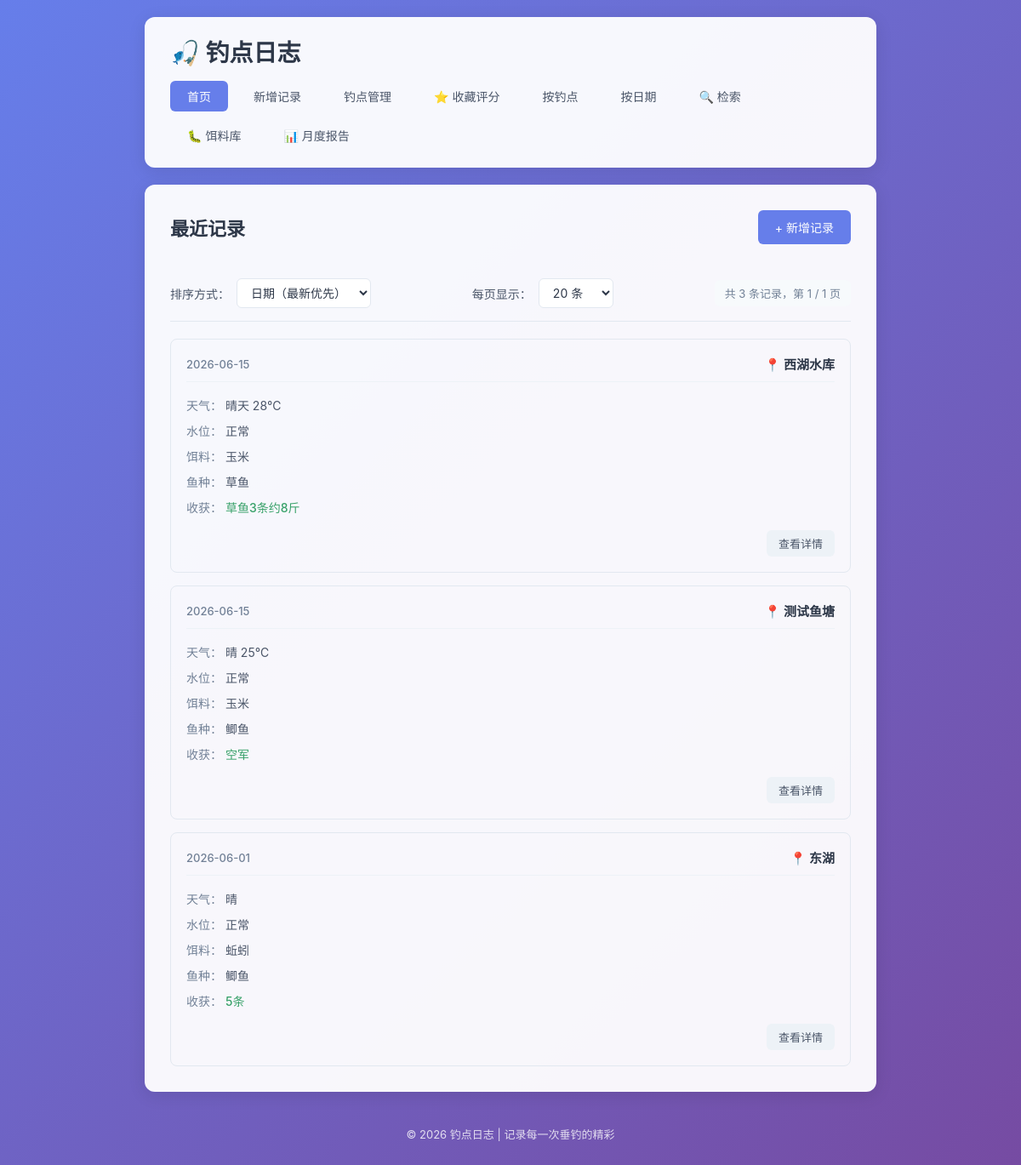
Before: / with the older database file.
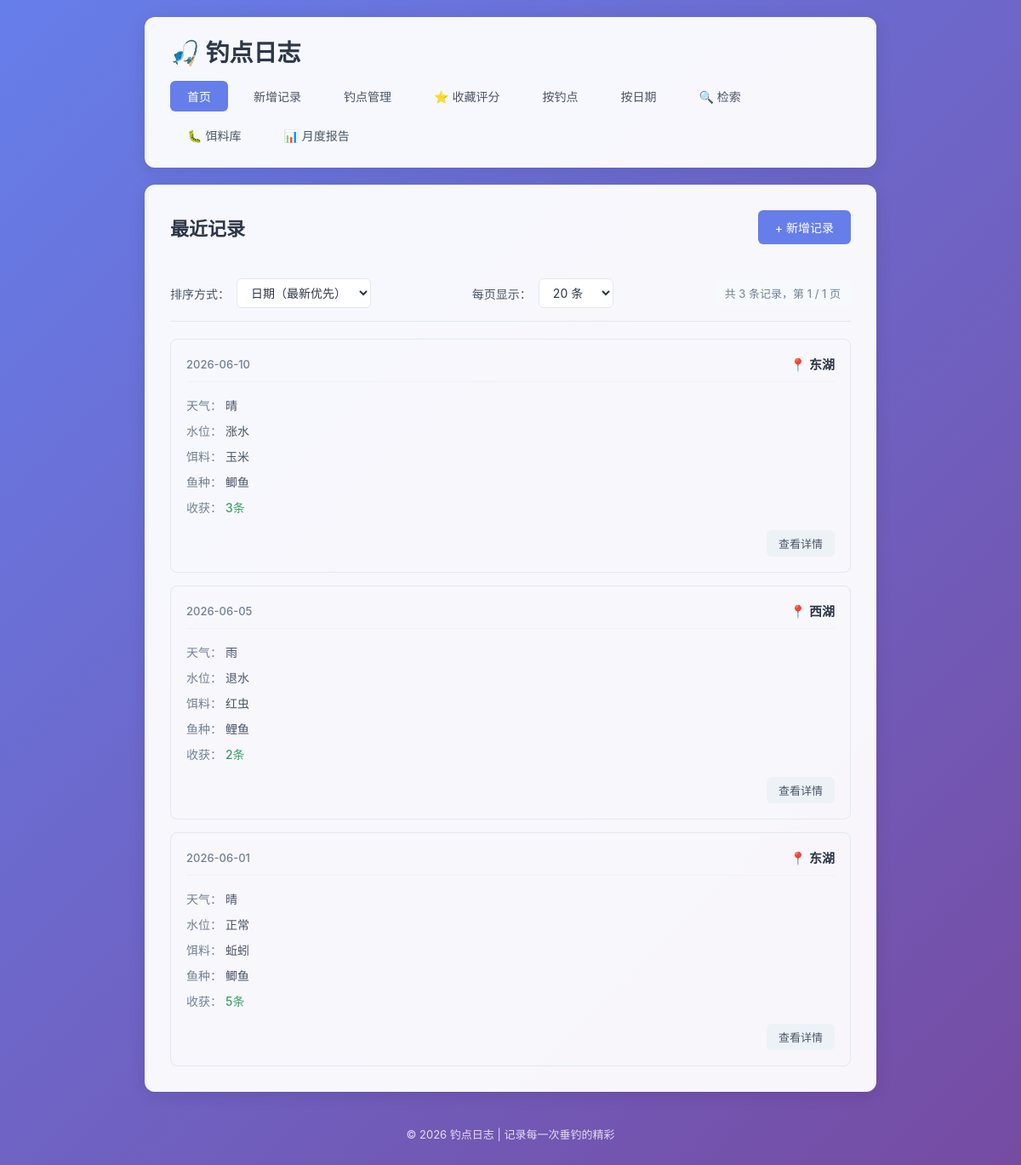
After: the same page with the newer database file.
### tables this page shows
CREATE TABLE fishing_logs (
            id INTEGER PRIMARY KEY AUTOINCREMENT,
            spot TEXT NOT NULL,
            weather TEXT NOT NULL,
            water_level TEXT NOT NULL,
            bait TEXT NOT NULL,
            fish_species TEXT NOT NULL,
            harvest TEXT NOT NULL,
            next_strategy TEXT,
            created_at DATE NOT NULL
        , temperature TEXT, humidity TEXT, wind TEXT);

### app.py (the view)
@app.route('/')
def index():
    page = request.args.get('page', 1, type=int)
    per_page = request.args.get('per_page', 20, type=int)
    sort_by = request.args.get('sort', 'date_desc')
    per_page = max(10, min(per_page, 100))
    sort_options = {
        'date_desc': ('created_at DESC, id DESC', '日期降序'),
        'date_asc': ('created_at ASC, id ASC', '日期升序'),
        'spot_desc': ('spot DESC, created_at DESC, id DESC', '钓点降序'),
        'spot_asc': ('spot ASC, created_at DESC, id DESC', '钓点升序'),
    }
    order_clause, sort_label = sort_options.get(sort_by, sort_options['date_desc'])
    conn = get_db()
    count_result = conn.execute('SELECT COUNT(*) as total FROM fishing_logs').fetchone()
    total = count_result['total']
    total_pages = max(1, (total + per_page - 1) // per_page)
    page = max(1, min(page, total_pages))
    offset = (page - 1) * per_page
    logs = conn.execute(
        f'SELECT * FROM fishing_logs ORDER BY {order_clause} LIMIT ? OFFSET ?',
        (per_page, offset)
    ).fetchall()
    conn.close()
    return render_template(
        'index.html',
        logs=logs,
        page=page,
        per_page=per_page,
        total=total,
        total_pages=total_pages,
        sort_by=sort_by,
        sort_label=sort_label
    )

### app.py (called while the page is built)
def get_db():
    conn = sqlite3.connect(DB_PATH)
    conn.row_factory = sqlite3.Row
    return conn

### templates/index.html (shortened to what this page needs)
{% extends 'base.html' %}
{% block content %}
    <div class="page-header">
        <h2>最近记录</h2>
        <a href="{{ url_for('add_log') }}" class="btn btn-primary">+ 新增记录</a>
    </div>
    {% if logs %}
        <div class="toolbar">
            <div class="sort-group">
                <label>排序方式：</label>
                <select id="sortSelect" onchange="handleSortChange()">
                    <option value="date_desc" {% if sort_by == 'date_desc' %}selected{% endif %}>日期（最新优先）</option>
                </select>
            </div>
            <div class="per-page-group">
                <label>每页显示：</label>
                <select id="perPageSelect" onchange="handlePerPageChange()">
                    <option value="20" {% if per_page == 20 %}selected{% endif %}>20 条</option>
                </select>
            </div>
            <div class="total-info">
                共 {{ total }} 条记录，第 {{ page }} / {{ total_pages }} 页
            </div>
        </div>
        <div class="log-list">
            {% for log in logs %}
                <div class="log-card">
                    <div class="log-header">
                        <span class="log-date">{{ log['created_at'] }}</span>
                        <span class="log-spot">📍 {{ log['spot'] }}</span>
                    </div>
                    <div class="log-body">
                        <div class="log-row">
                            <span class="label">天气：</span>
                            <span>{{ log['weather'] }}</span>
                        </div>
                        <div class="log-row">
                            <span class="label">水位：</span>
                            <span>{{ log['water_level'] }}</span>
                        </div>
                        <div class="log-row">
                            <span class="label">饵料：</span>
                            <span>{{ log['bait'] }}</span>
                        </div>
                        <div class="log-row">
                            <span class="label">鱼种：</span>
                            <span>{{ log['fish_species'] }}</span>
                        </div>
                        <div class="log-row">
                            <span class="label">收获：</span>
                            <span class="harvest">{{ log['harvest'] }}</span>
                        </div>
                    </div>
                    <div class="log-footer">
                        <a href="{{ url_for('log_detail', log_id=log['id'], page=page, sort=sort_by, per_page=per_page) }}" class="btn btn-small">查看详情</a>
                    </div>
                </div>
            {% endfor %}
        </div>
    {% else %}
        <div class="empty-state">
            <p>还没有任何记录，快去添加第一条吧！</p>
            <a href="{{ url_for('add_log') }}" class="btn btn-primary">+ 新增记录</a>
        </div>
    {% endif %}
{% endblock %}

### templates/base.html (shortened to what this page needs)
<!DOCTYPE html>
<html lang="zh-CN">
<head>
    <link rel="stylesheet" href="{{ url_for('static', filename='style.css') }}">
</head>
<body>
    <div class="container">
        <header>
            <h1>🎣 钓点日志</h1>
            <nav>
                <a href="{{ url_for('index') }}" class="{% if request.endpoint == 'index' %}active{% endif %}">首页</a>
                <a href="{{ url_for('add_log') }}" class="{% if request.endpoint == 'add_log' %}active{% endif %}">新增记录</a>
                <a href="{{ url_for('spots_list') }}" class="{% if request.endpoint in ['spots_list', 'spot_detail', 'add_spot', 'edit_spot'] %}active{% endif %}">钓点管理</a>
                <a href="{{ url_for('spots_list', filter='favorite') }}" class="{% if request.endpoint == 'spots_list' and request.args.get('filter') == 'favorite' %}active{% endif %}">⭐ 收藏评分</a>
                <a href="{{ url_for('by_spot') }}" class="{% if request.endpoint == 'by_spot' %}active{% endif %}">按钓点</a>
                <a href="{{ url_for('by_date') }}" class="{% if request.endpoint == 'by_date' %}active{% endif %}">按日期</a>
                <a href="{{ url_for('search_logs') }}" class="{% if request.endpoint == 'search_logs' %}active{% endif %}">🔍 检索</a>
                <a href="{{ url_for('baits_list') }}" class="{% if request.endpoint in ['baits_list', 'add_bait', 'edit_bait'] %}active{% endif %}">🐛 饵料库</a>
                <a href="{{ url_for('monthly_report') }}" class="{% if request.endpoint == 'monthly_report' %}active{% endif %}">📊 月度报告</a>
            </nav>
        </header>
        <main>
            {% block content %}{% endblock %}
        </main>
        <footer>
            <p>© 2026 钓点日志 | 记录每一次垂钓的精彩</p>
        </footer>
    </div>
</body>
</html>

### static/style.css (style rules this page uses)
* { margin: 0; padding: 0; box-sizing: border-box; }
body { font-family: -apple-system, BlinkMacSystemFont, 'Segoe UI', 'PingFang SC', 'Microsoft YaHei', sans-serif; background: linear-gradient(135deg, #667eea 0%, #764ba2 100%); min-height: 100vh; color: #333; }
.container { max-width: 900px; margin: 0 auto; padding: 20px; min-height: 100vh; display: flex; flex-direction: column; }
header { background: rgba(255, 255, 255, 0.95); border-radius: 12px; padding: 20px 30px; margin-bottom: 20px; box-shadow: 0 4px 20px rgba(0, 0, 0, 0.1); }
header h1 { font-size: 28px; color: #2d3748; margin-bottom: 15px; }
nav { display: flex; gap: 10px; flex-wrap: wrap; }
nav a { padding: 8px 20px; text-decoration: none; color: #4a5568; border-radius: 6px; transition: all 0.2s ease; font-size: 14px; }
nav a.active { background: #667eea; color: white; }
main { flex: 1; background: rgba(255, 255, 255, 0.95); border-radius: 12px; padding: 30px; box-shadow: 0 4px 20px rgba(0, 0, 0, 0.1); }
.page-header { display: flex; justify-content: space-between; align-items: center; margin-bottom: 25px; flex-wrap: wrap; gap: 15px; }
.page-header h2 { color: #2d3748; font-size: 22px; }
.btn { display: inline-block; padding: 10px 20px; border: none; border-radius: 6px; text-decoration: none; font-size: 14px; cursor: pointer; transition: all 0.2s ease; font-family: inherit; }
.btn-primary { background: #667eea; color: white; }
.btn-small { padding: 6px 14px; font-size: 13px; background: #edf2f7; color: #4a5568; }
.toolbar { display: flex; justify-content: space-between; align-items: center; flex-wrap: wrap; gap: 15px; padding: 15px 0; margin-bottom: 20px; border-bottom: 1px solid #e2e8f0; }
.sort-group, .per-page-group { display: flex; align-items: center; gap: 8px; }
.sort-group label, .per-page-group label { font-size: 14px; color: #4a5568; font-weight: 500; }
.sort-group select, .per-page-group select { padding: 7px 12px; border: 1px solid #e2e8f0; border-radius: 6px; font-size: 14px; background: #fff; color: #2d3748; cursor: pointer; transition: all 0.2s ease; font-family: inherit; }
.total-info { font-size: 13px; color: #718096; padding: 6px 12px; background: #f7fafc; border-radius: 6px; }
.log-list { display: grid; gap: 15px; }
.log-card { border: 1px solid #e2e8f0; border-radius: 8px; padding: 18px; transition: all 0.2s ease; }
.log-header { display: flex; justify-content: space-between; align-items: center; margin-bottom: 12px; padding-bottom: 10px; border-bottom: 1px solid #edf2f7; }
.log-date { font-size: 13px; color: #718096; font-weight: 500; }
.log-spot { font-size: 15px; font-weight: 600; color: #2d3748; }
.log-body { margin-bottom: 12px; }
.log-row { padding: 5px 0; font-size: 14px; color: #4a5568; }
.log-row .label { font-weight: 500; color: #718096; }
.log-row .harvest { color: #38a169; font-weight: 500; }
.log-footer { text-align: right; }
footer { text-align: center; padding: 20px; color: rgba(255, 255, 255, 0.8); font-size: 13px; margin-top: 20px; }

Changed rows visible on the page:
removed fishing_logs: created_at "2026-06-15", spot "西湖水库", weather "晴天 28℃", water_level "正常", bait "玉米", fish_species "草鱼", harvest "草鱼3条约8斤"
removed fishing_logs: created_at "2026-06-15", spot "测试鱼塘", weather "晴 25℃", water_level "正常", bait "玉米", fish_species "鲫鱼", harvest "空军"
added fishing_logs: created_at "2026-06-10", spot "东湖", weather "晴", water_level "涨水", bait "玉米", fish_species "鲫鱼", harvest "3条"
added fishing_logs: created_at "2026-06-05", spot "西湖", weather "雨", water_level "退水", bait "红虫", fish_species "鲤鱼", harvest "2条"
